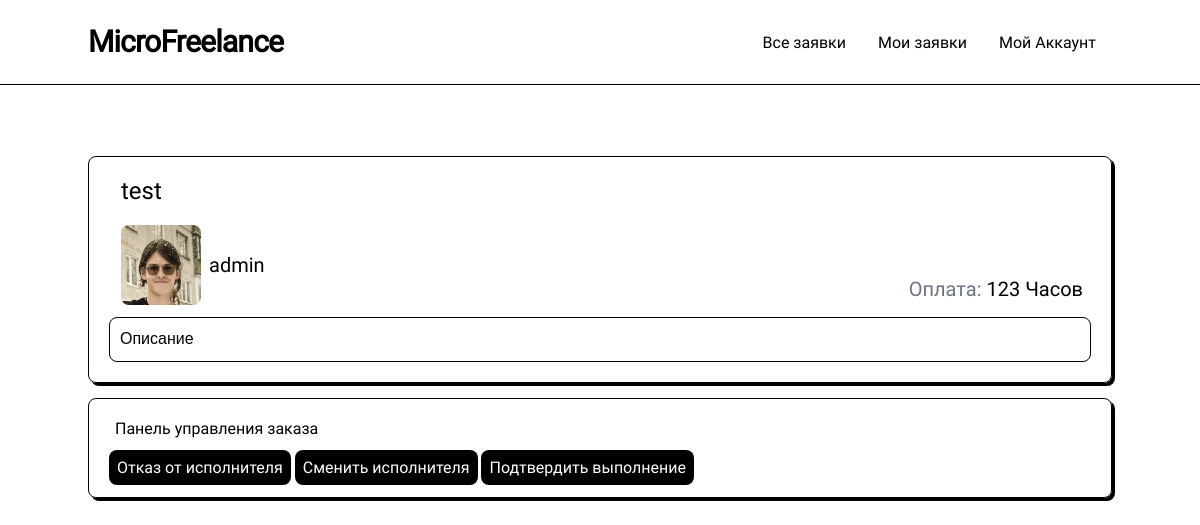
/post/1, run on an earlier commit of the app's database.
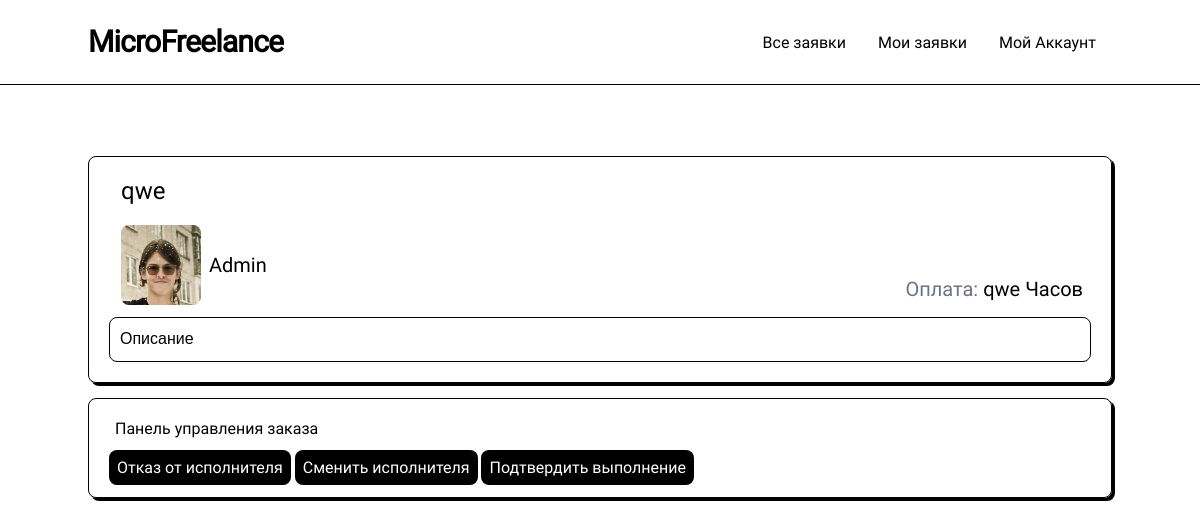
And on a later commit of the database.
### models.py (models this page shows, shortened)
class Post(db.Model):
    __table_name__ = "posts"
    id: Mapped[int]                         = mapped_column(primary_key=True)
    title: Mapped[str]                      = mapped_column(String(64))
    data: Mapped[str]                       = mapped_column(String(256))
    data_text: Mapped[str]                  = mapped_column(String(256))
    coast: Mapped[str]                      = mapped_column(String(64))
    currency: Mapped[str]                   = mapped_column(String(64))
    author_id: Mapped[int]                  = mapped_column(ForeignKey(User.id))
    create_date: Mapped[datetime.datetime]  = mapped_column(DateTime(timezone=True), server_default=func.now())
    update_date: Mapped[datetime.datetime]  = mapped_column(DateTime(timezone=True), server_default=func.now())
    selected: Mapped[bool]                  = mapped_column(default=False)
    selected_date: Mapped[Optional[datetime.datetime]] = mapped_column(DateTime(timezone=True))
    archived: Mapped[bool]                  = mapped_column(default=False)
    archived_date: Mapped[Optional[datetime.datetime]] = mapped_column(DateTime(timezone=True))
    selected_respond_author_id: Mapped[Optional[int]] = mapped_column()
    respond: Mapped[list["PostRespond"]]    = relationship(back_populates="post", cascade="all, delete")
    author: Mapped["User"] = relationship()

class User(UserMixin, db.Model):
    __table_name__ = "users"
    id: Mapped[int]                         = mapped_column(primary_key=True)
    login: Mapped[str]                      = mapped_column(String(64), index=True, unique=True)
    password_hash: Mapped[Optional[str]]    = mapped_column(String(256))
    name: Mapped[Optional[str]]             = mapped_column(String(64))
    aboutme: Mapped[Optional[str]]          = mapped_column(String(256))
    contact_info: Mapped[Optional[str]]     = mapped_column(String(256))
    account_type: Mapped[str]               = mapped_column(String(256), default='student')

### routes.py (the view)
@app.route('/post/<id>', methods=['GET', 'POST'])
def post(id = None):
    data = db.session.scalar( sa.select(Post).where(Post.id == id) )
    if data is None:
        return abort(404)
    if current_user.is_authenticated and current_user.id != data.author_id and current_user.check_role(['student']):
        form = PostRespondForm()
        respond = db.session.query( PostRespond ).filter(PostRespond.author_id == current_user.id).filter(PostRespond.post_id == id).first()
        if form.validate_on_submit():
            if not respond:
                respond = PostRespond()
            respond.text = form.text.data
            respond.author_id = current_user.id
            respond.post_id = id
            respond.update_date = func.now()
            db.session.add(respond)
            db.session.commit()
            flash(['Данные сохранены', 'green'])
        if respond and not data.selected:
            form.text.data = respond.text
            form.submit.label.text = "Изменить"
        if not respond:
            respond = PostRespond()
            respond.author = current_user
        responds = [respond]
        if data.selected and not respond.selected:
            return abort(418)
    else:
        form=''
        if current_user.is_authenticated and data.author_id == current_user.id:
            responds = data.respond
            responds = sorted(responds, key= lambda x: not x.selected)
        else:
            responds = []
    return render_template('post.html', edit=False, form=form, data=data, responds=responds)

### routes.py (called while the page is built)
def render_template(*args, **kwargs):
    kwargs['current_user'] = current_user
    return base_render_teplate(*args, **kwargs)

### templates/post.html (shortened to what this page needs)
{% extends 'base/base.html' %}
{% block content %}
<link href="{{ url_for('static', filename='post_editor/quill.snow.css') }}" rel="stylesheet" />
<form method="POST" enctype='multipart/form-data'>
    <div class="card post-card">
        {% if edit %}
        {{ form.hidden_tag() }}
            <div class="title">
                {{ form.title(placeholder='Введите заголовок', class='title-edit', value=data.title) }}
            </div>
        {% else %}
        <div class="relative ">
            <div class="title">
                {{data.title}}
            </div>
        </div>
        {% endif %}
        <div class="user">
            {% if edit %}
                <a class="link">
            {% else %}
                <a href="/profile/{{data.author.login}}" class="link">
            {% endif %}
                <img class="avatar" src="{{ url_for('static', filename='avatars/'+data.author.login + '.webp') }}"
                onerror="this.src='/static/avatars/placeholder.svg'">
                <div class="name">
                    <p> {{ data.author.name }} </p>
                </div>
            </a>
        </div>
        <div class="coast">
                {% if edit %}
                    <p><span>Оплата:</span> {{ form.coast(class='coast-edit', placeholder='Зарплата', value=data.coast) }}{{ form.currency(value=data.currency, class='currency-edit') }} </p>
                {% else %}
                    <p><span>Оплата:</span> {{ data.coast }} {{ data.currency }} </p>
                {% endif %}
        </div>
        <div class="editor">
            {% if edit %}
                {{ form.data(style="display:none;", id='data') }}
                {{ form.data_text(style="display:none;", id='data_text') }}
                <div class="editor-body" id="editor">
                    {{ data.data|safe }}
                </div>
            {% else %}
                <div class="ql-container ql-snow ql-editor info">{{ data.data|safe }}</div>
            {% endif %}
        </div>
    </div>
</form>
{% if data.selected %}
<div class="card post-control">
    <p class="panel-label">Панель управления заказа</p>
    <a class="button" href="/cancel-doer/{{data.id}}">Отказ от исполнителя</a>
    <a class="button" href="/change-doer/{{data.id}}">Сменить исполнителя</a>
    <a class="button" href="/finish-post/{{data.id}}">Подтвердить выполнение</a>
</div>
{% endif %}
{% endblock %}

### templates/base/base.html (shortened to what this page needs)
<!DOCTYPE html>
<html lang="en">
<head>
    <link rel="stylesheet" href="{{ url_for('static', filename='compile.css') }}">
    <link rel="stylesheet" href="{{ url_for('static', filename='output.css') }}">
</head>
<body>
    {% include 'base/header.html' %}
    <div class="container-" id="container">
        {% block content %}
        {% endblock %}
    </div>
</body>
</html>

### templates/base/header.html (shortened to what this page needs)
<nav class="nav-desktop">
    <div class="content">
      <div class="logo">
        <a href="/"> MicroFreelance</a>
      </div>
      <div class="tabs">
          <a class="tab" href="/all-tasks"> Все заявки </a>
          <a class="tab" href="/my-tasks">  Мои заявки </a>
          <div class="dropdown">
            <a class="tab" href="/login">   Мой Аккаунт</a>
          </div>
      </div>
  </div>
</nav>
<div class="mobile-logo">
</div>

### static/compile.css (style rules this page uses)
html, :host { line-height: 1.5; -webkit-text-size-adjust: 100%; -moz-tab-size: 4; -o-tab-size: 4; tab-size: 4; font-family: Roboto; font-feature-settings: normal; font-variation-settings: normal; -webkit-tap-highlight-color: transparent; }
body { margin: 0; line-height: inherit; }
a { color: inherit; text-decoration: inherit; }
blockquote, dl, dd, h1, h2, h3, h4, h5, h6, hr, figure, p, pre { margin: 0; }
img, svg, video, canvas, audio, iframe, embed, object { display: block; vertical-align: middle; }
img, video { max-width: 100%; height: auto; }
.relative { position: relative; }

### static/post_editor/quill.snow.css (style rules this page uses)
.ql-container { font-family:Helvetica,Arial,sans-serif;font-size:16px;height:100%;margin:0;position:relative }
.ql-editor { box-sizing:border-box;counter-reset:list-0 list-1 list-2 list-3 list-4 list-5 list-6 list-7 list-8 list-9;line-height:1.42;height:100%;outline:none;overflow-y:auto;padding:12px 15px;tab-size:4;-moz-tab-size:4;text-align:left;white-space:pre-wrap;word-wrap:break-word }
.ql-editor > * { cursor:text }
.ql-editor p,.ql-editor ol,.ql-editor pre,.ql-editor blockquote,.ql-editor h1,.ql-editor h2,.ql-editor h3,.ql-editor h4,.ql-editor h5,.ql-editor h6 { margin:0;padding:0 }
.ql-snow { box-sizing:border-box; }
.ql-snow * { box-sizing:border-box }

What changed in the data, as far as the page shows it:
changed Post "Часов": title "test" → "qwe"; coast "123" → "qwe"
changed User: author.name "admin" → "Admin"
